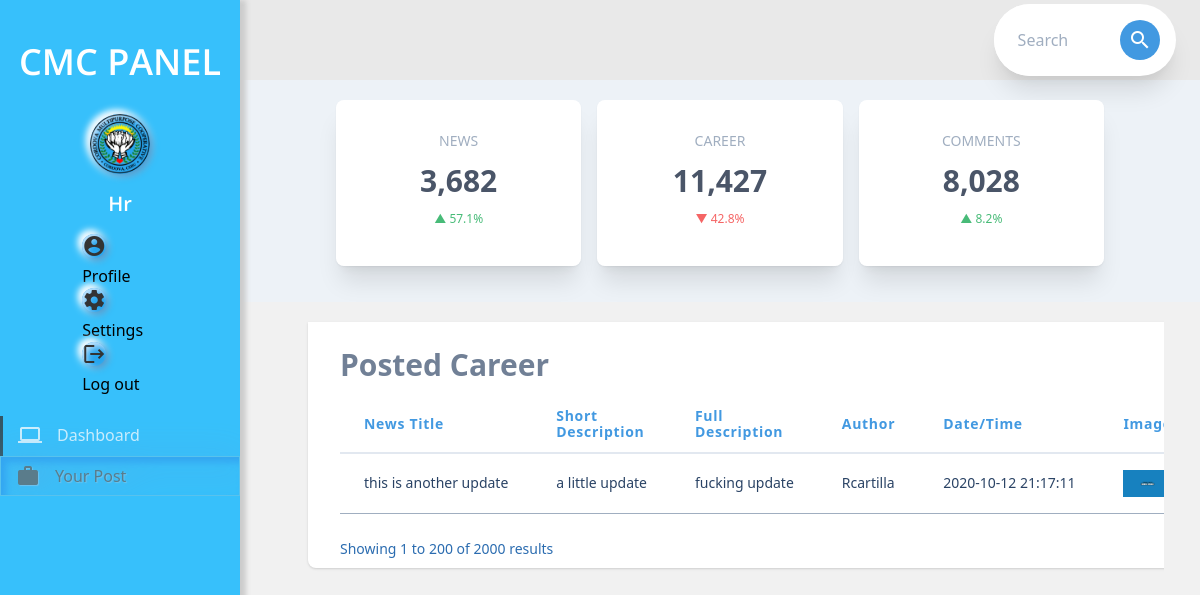
The page /cmc_admin/pages/mrdo/news_table.php (signed in) on the database its author committed.
### tables this page shows
CREATE TABLE `blog` (
  `news_id` int(11) NOT NULL,
  `news_title` varchar(31) NOT NULL,
  `news_short_description` text NOT NULL,
  `news_full_content` text NOT NULL,
  `news_author` varchar(120) NOT NULL,
  `news_published_on` datetime NOT NULL,
  `news_image` varchar(100) NOT NULL,
  `p_type` int(2) NOT NULL
);

### cmc_admin/pages/mrdo/news_table.php (the view, shortened to what this page needs)
<!DOCTYPE html>
<html lang="en">
<head>
<link rel="stylesheet" href="https://code.getmdl.io/1.3.0/material.blue-red.min.css">
<link rel="stylesheet" href="https://cdnjs.cloudflare.com/ajax/libs/tailwindcss/1.6.0/tailwind.min.css">
<link rel="stylesheet" href="../../assets/css/main.css">
</head>
<body>
  <section class="navigation">
    <p class="title">
      CMC PANEL
    </p>
    <div class="pic_container"><img class="profile-pic" src="../../assets/img/cmc.png" alt=""></div>
    <p class="name">
     <?php
    echo  $_SESSION['type'];
     ?>
   </p>
      <div class="function-wrapper">
      <a id="profile" class="function"><i class="material-icons">account_circle</i></a>
        <div class="mdl-tooltip" for="profile">
        Profile
        </div>
      <a id="settings" class="function"><i class="material-icons">settings</i></a>
        <div class="mdl-tooltip" for="settings">
        Settings
        </div>
      <a id="logout" href="../script/logout_script.php" class="function"><i class="material-icons">logout</i></a>
        <div class="mdl-tooltip" for="logout">
        Log out
        </div>
    </div>
    <div class="options-wrapper">
      <div class="panel-option " >
       <i class="material-icons">computer</i>
       <a href="home.php"><p>Dashboard</p></a>
      </div>
      <div class="panel-option active">
        <i class="material-icons">work</i>
        <a href="career_table.php"><p>Your Post</p></a>
      </div>
  </section>
<section class="page-content">
    <div class="header flex items-center">
      <div class="header__container">
      <div class="p-9 justify-end w-1/5">
  <div class="bg-white flex items-left rounded-full shadow-xl">
    <input class="rounded-l-full w-full py-4 px-6 text-gray-700 leading-tight focus:outline-none" id="search" type="text" placeholder="Search">
    <div class="p-4 ">
      <button class="bg-blue-500 text-white rounded-full hover:bg-blue-400 focus:outline-none w-10 h-10 flex items-center justify-center">
        <i class="material-icons">search</i>
      </button>
      </div>
    </div>
  </div>
      </div>
</div>
        <div class="content">
          <div class="statistic">
          <div class="bg-gray-200 flex items-center justify-center px-5 py-5">
        <div class="w-full max-w-3xl">
        <div class="-mx-2 md:flex">
            <div class="w-full md:w-1/3 px-2">
                <div class="rounded-lg shadow-sm mb-4">
                    <div class="rounded-lg bg-white shadow-lg md:shadow-xl relative overflow-hidden">
                        <div class="px-3 pt-8 pb-10 text-center relative z-10">
                            <h4 class="text-sm uppercase text-gray-500 leading-tight">News</h4>
                            <h3 class="text-3xl text-gray-700 font-semibold leading-tight my-3">3,682</h3>
                            <p class="text-xs text-green-500 leading-tight">▲ 57.1%</p>
                        </div>
                    </div>
                </div>
            </div>
            <div class="w-full md:w-1/3 px-2">
                <div class="rounded-lg shadow-sm mb-4">
                    <div class="rounded-lg bg-white shadow-lg md:shadow-xl relative overflow-hidden">
                        <div class="px-3 pt-8 pb-10 text-center relative z-10">
                            <h4 class="text-sm uppercase text-gray-500 leading-tight">Career</h4>
                            <h3 class="text-3xl text-gray-700 font-semibold leading-tight my-3">11,427</h3>
                            <p class="text-xs text-red-500 leading-tight">▼ 42.8%</p>
                        </div>
                    </div>
                </div>
            </div>
            <div class="w-full md:w-1/3 px-2">
                <div class="rounded-lg shadow-sm mb-4">
                    <div class="rounded-lg bg-white shadow-lg md:shadow-xl relative overflow-hidden">
                        <div class="px-3 pt-8 pb-10 text-center relative z-10">
                            <h4 class="text-sm uppercase text-gray-500 leading-tight">Comments</h4>
                            <h3 class="text-3xl text-gray-700 font-semibold leading-tight my-3">8,028</h3>
                            <p class="text-xs text-green-500 leading-tight">▲ 8.2%</p>
                        </div>
                    </div>
                </div>
            </div>
        </div>
      </div>
    </div>
</div>
<div class="lower__contents">
  <div class="lower__container flex items-center justify-center px-5 py-5">
  <div class="-my-2 py-2 overflow-x-auto sm:-mx-6 sm:px-6 lg:-mx-8 pr-10 lg:px-8">
                <div class="align-middle inline-block min-w-full shadow overflow-hidden bg-white shadow-dashboard px-8 pt-3 rounded-bl-lg rounded-br-lg">
                <h3 class="text-3xl text-gray-600 font-semibold leading-tight my-3">Posted Career</h3>
                <table class="min-w-full">
                        <thead>
                            <tr>
                                <th class="px-6 py-3 border-b-2 border-gray-300 text-left text-sm leading-4 text-blue-500 tracking-wider">News Title</th>
                                <th class="px-6 py-3 border-b-2 border-gray-300 text-left text-sm leading-4 text-blue-500 tracking-wider">Short Description</th>
                                <th class="px-6 py-3 border-b-2 border-gray-300 text-left text-sm leading-4 text-blue-500 tracking-wider">Full Description</th>
                                <th class="px-6 py-3 border-b-2 border-gray-300 text-left text-sm leading-4 text-blue-500 tracking-wider">Author</th>
                                <th class="px-6 py-3 border-b-2 border-gray-300 text-left text-sm leading-4 text-blue-500 tracking-wider">Date/Time</th>
                                <th class="px-6 py-3 border-b-2 border-gray-300 text-left text-sm leading-4 text-blue-500 tracking-wider">Image</th>
                            </tr>
                        </thead>
                        <tbody class="bg-white">
                        <?php
                include "../../../includes/connection.php";
                $sql= "SELECT * FROM blog";
                $stmt = $conn->prepare($sql);
                $stmt->execute();
                $resultSet = $stmt->get_result();
                $result = $resultSet->fetch_all();
                foreach($result as $row){    ?>
                                <tr>
                                    <td class="px-6 py-4 whitespace-no-wrap border-b border-gray-500">
                                        <div class="text-sm leading-5 text-blue-900"><?php echo $row[1]; ?></div>
                                    </td>
                                    <td class="px-6 py-4 whitespace-no-wrap border-b text-blue-900 border-gray-500 text-sm leading-5"><?php echo $row[2];?></td>
                                    <td class="px-6 py-4 whitespace-no-wrap border-b text-blue-900 border-gray-500 text-sm leading-5"><?php echo $row[3];?></td>
                                    <td class="px-6 py-4 whitespace-no-wrap border-b text-blue-900 border-gray-500 text-sm leading-5"><?php echo $row[4];?></td>
                                    <td class="px-6 py-4 whitespace-no-wrap border-b text-blue-900 border-gray-500 text-sm leading-5"><?php echo $row[5];?></td>
                                    <td class="px-6 py-4 whitespace-no-wrap border-b text-blue-900 border-gray-500 text-sm leading-5"><img src="../../../images/post_news/<?php echo $row[6];?>" alt=""></td>
                             </tr>
                <?php } ?>
                        </tbody>
                    </table>
                  <div class="sm:flex-1 sm:flex sm:items-center sm:justify-between mt-4 work-sans">
        <div>
            <p class="text-sm leading-5 text-blue-700">
                Showing
                <span class="font-medium">1</span>
                to
                <span class="font-medium">200</span>
                of
                <span class="font-medium">2000</span>
                results
            </p>
        </div>
    </div>
                </div>
            </div>
  </div>
</div>
</div>
</section>
</body>
</html>

### cmc_admin/assets/css/main.css (style rules this page uses)
:root { --primary-color: #fff; --secondary-color: #37c0fb; --darker-color: #555555; --darker-text-color: #c0c0c0; }
html, body, .page-content { background-color: #ecf0f1; overflow: hidden; }
.title { display: block; float: none; margin-top: 35px; text-align: center; font-family: "Open Sans", sans-serif; font-size: 36px; color: var(--primary-color); font-weight: 600; }
.name { display: block; float: none; margin-top: -10px; padding-bottom: 15px; text-align: center; font-family: "Open Sans", sans-serif; font-size: 2.5vmin; color: var(--primary-color); font-weight: 600; }
.navigation { width: 20%; height: 100%; position: fixed; left: 0px; top: 0px; background-color: var(--secondary-color); overflow: hidden; -moz-box-shadow: 3px 3px 5px 3px #ccc; -webkit-box-shadow: 3px 3px 5px 3px #ccc; box-shadow: 3px 3px 5px 3px #ccc; }
.profile-pic { width: 60px; height: 60px; border-radius: 100%; float: none; display: block; margin: 25px auto; pointer-events: none; background-color: rgb(39, 165, 238); filter: drop-shadow(3.4px 3.4px 3.4px rgb(77, 154, 206)) drop-shadow(-3.4px -3.4px 3.4px white); -webkit-filter: drop-shadow(3.4px 3.4px 3.4px rgb(77, 154, 206)) drop-shadow(-3.4px -3.4px 3.4px white); box-shadow: inset 4.3px 4.3px 7px rgb(191, 226, 252); }
.function-wrapper { margin-top: 0.5rem; width: 130px; float: none; display: block; margin: auto; padding-left: 1.7rem; }
.function { background-color: transparent; border: none; color: #333; transition: all ease-in-out 0.35s; outline: none; }
#profile, #settings, #logout { cursor: pointer; }
.options-wrapper { width: 100%; height: auto; max-height: auto; margin-top: 20px; overflow-x: hidden; overflow-y: auto; }
.panel-option { border-left: 3px solid #333; height: 40px; overflow: hidden; color: var(--primary-color); opacity: 0.75; cursor: pointer; }
.active { border-left-color: var(--primary-color); filter: unset; box-shadow: unset; filter: drop-shadow(3px 1px 18px rgb(57, 159, 218)); -webkit-filter: drop-shadow(3px 1px 18px rgb(92, 168, 219)); box-shadow: inset 5.3px 5.3px 7px rgb(51, 157, 238); border: 0.5px solid rgb(100, 195, 233); color: #666; text-shadow: 1px 1px 1px rgb(129, 196, 235); }
.panel-option .material-icons { margin-left: 15px; margin-top: 7px; float: left; }
a.function i { border-radius: 50%; background-color: rgb(39, 165, 238); filter: drop-shadow(3.4px 3.4px 3.4px rgb(77, 154, 206)) drop-shadow(-3.4px -3.4px 3.4px white); -webkit-filter: drop-shadow(3.4px 3.4px 3.4px rgb(77, 154, 206)) drop-shadow(-3.4px -3.4px 3.4px white); box-shadow: inset 4.3px 4.3px 7px rgb(191, 226, 252); }
.panel-option p { margin-left: 15px; margin-top: 7px; float: left; font-size: 2vmin; }
.page-content { background-color: #fff; width: 80%; height: 100vh; float: right; overflow-x: hidden; }
.header { width: 100%; height: 80px; background-color: rgb(233, 233, 233); }
.content { background-color: rgb(241, 241, 241); width: 100%; height: 100%; margin-top: 0px; overflow-x: hidden; overflow-y: scroll; }
.lower__container { width: 90%; height: 100%; margin: auto; }
.header__container { width: 95%; margin: auto; }
.justify-end { float: right; }

### rows shown on the page
blog: news_title "this is another update", news_short_description "a little update", news_full_content "fucking update", news_author "Rcartilla", news_published_on "2020-10-12 21:17:11", news_image (picture)

### other values the page prints
$_SESSION['type'] "Hr"
